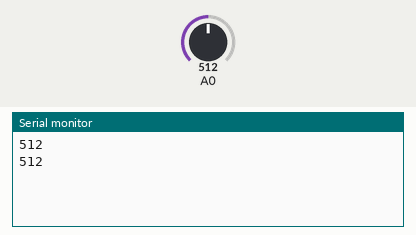
Bench run of a sketch on a simulated Arduino Uno, built with avr-gcc and run on an emulated ATmega328P. On the bench: the last lines printed to the serial monitor. Inputs (shaded band) come from the test bench; at power-on: A0 = 512.

Above: at 10.8 s.
10.9 s: A0 set to 716
At 15.7 s:
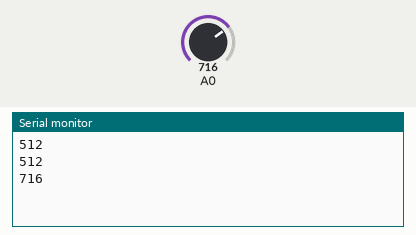
18.4 s: A0 set to 900
At 20.7 s:
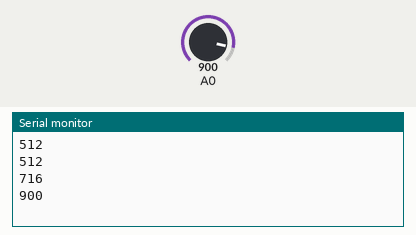
Timing chart, 0 to 22.2 s (numbered marks = the images above; inputs shaded):
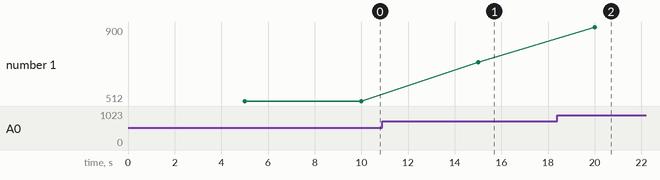

Measured:
- after the input at 10.9 s, the serial monitor: prints a new line after 4.1 s (image 1)
- after the input at 18.4 s, the serial monitor: prints a new line after 1.6 s (image 2)
- plotted number 1: 512 → 716 after the input at 10.9 s, 716 → 900 after the input at 18.4 s

The sketch:

LevelIndicator.ino
```cpp
void setup(){
  Serial.begin(9600);
}

void loop(){
  delay(5000);
  Serial.println(analogRead(0));
}
```
